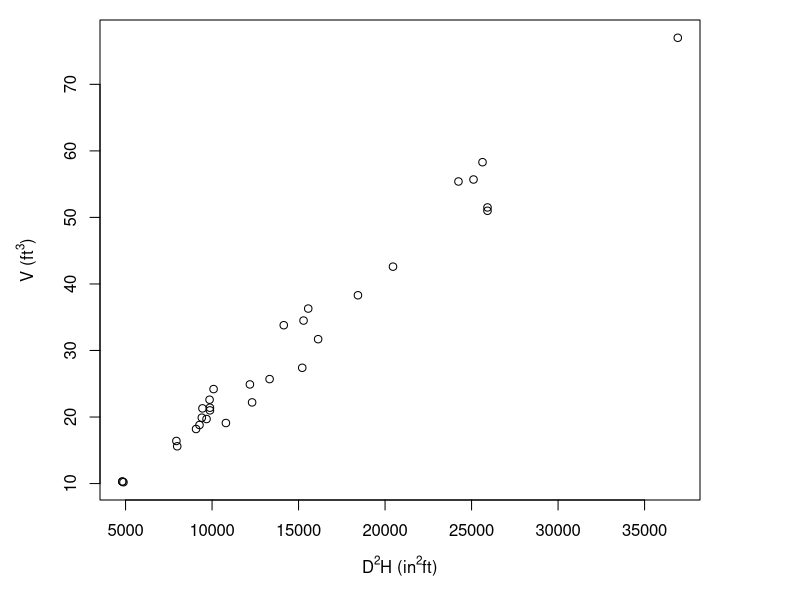

This figure's R source:
h=trees$Height
d=trees$Girth
v=trees$Volume
d2h = d*d*h
par(mai=c(1,1,0.2,1))
par(mfrow=c(1,1))
plot(d2h,v,ylab = expression(paste("V"," (","ft"^"3",")")),
     xlab= expression(paste( "D"^"2","H"," (in"^"2","ft)")))

